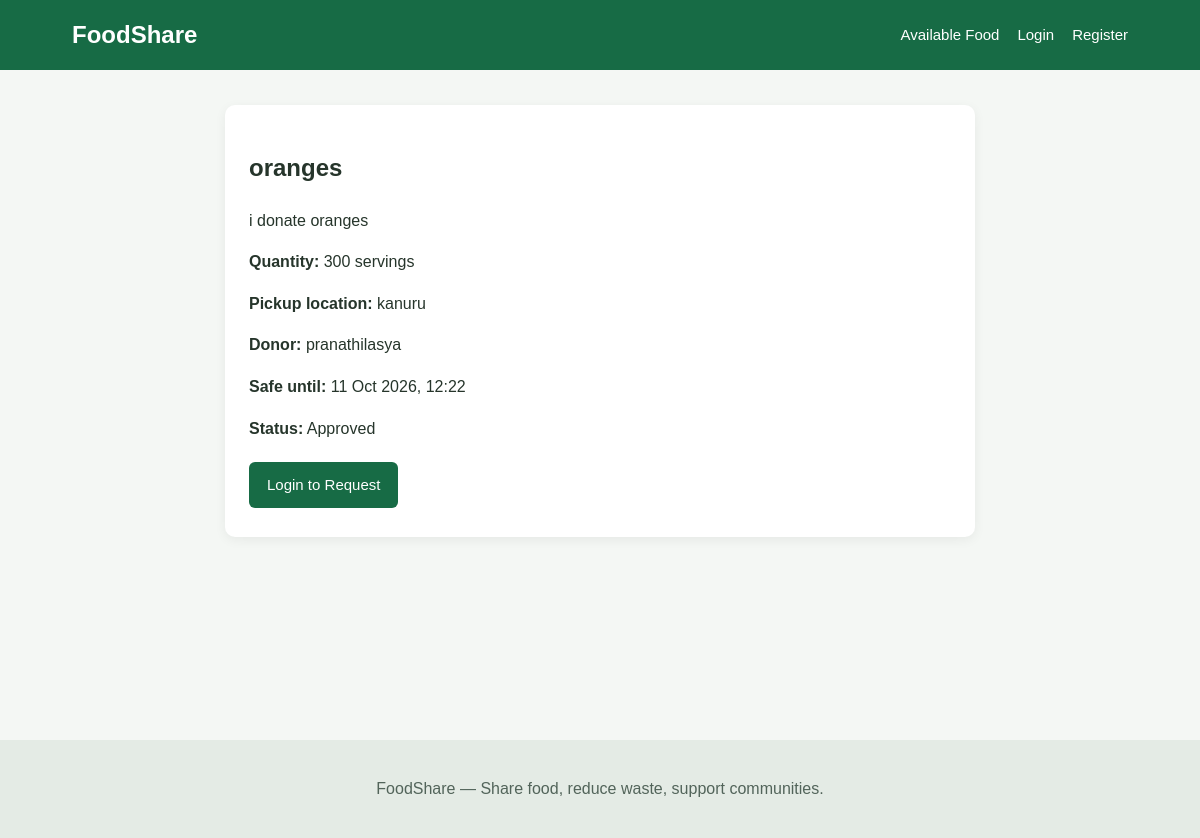
Page /donations/3/ on the committed database.
### donations/models.py (models this page shows, shortened)
class FoodDonation(models.Model):
    STATUS_CHOICES = [
        ("available", "Available"),
        ("requested", "Requested"),
        ("approved", "Approved"),
        ("collected", "Collected"),
        ("delivered", "Delivered"),
    ]
    donor = models.ForeignKey(
        settings.AUTH_USER_MODEL,
        on_delete=models.CASCADE,
        related_name="food_donations",
    )
    food_name = models.CharField(max_length=150)
    description = models.TextField()
    quantity = models.PositiveIntegerField(
        help_text="Quantity in servings"
    )
    pickup_location = models.CharField(max_length=255)
    safe_until = models.DateTimeField(
        help_text="Latest safe-consumption date and time"
    )
    created_at = models.DateTimeField(auto_now_add=True)
    status = models.CharField(
        max_length=12,
        choices=STATUS_CHOICES,
        default="available",
    )

### accounts/models.py (models this page shows, shortened)
class User(AbstractUser):
    ROLE_CHOICES = [
        ("donor", "Donor"),
        ("ngo", "NGO"),
    ]
    role = models.CharField(
        max_length=10,
        choices=ROLE_CHOICES,
        default="donor",
    )

### donations/views.py (the view)
# urls.py: path("<int:pk>/", views.food_detail, name="food_detail"),
def food_detail(request, pk):
    food = get_object_or_404(FoodDonation, pk=pk)
    return render(request, "donations/food_detail.html", {"food": food})

### templates/donations/food_detail.html (shortened to what this page needs)
{% extends "base.html" %}
{% block content %}
<article class="card detail-card">
    <h1>{{ food.food_name }}</h1>
    <p>{{ food.description }}</p>
    <p><strong>Quantity:</strong> {{ food.quantity }} servings</p>
    <p><strong>Pickup location:</strong> {{ food.pickup_location }}</p>
    <p><strong>Donor:</strong> {{ food.donor.username }}</p>
    <p><strong>Safe until:</strong> {{ food.safe_until|date:"d M Y, H:i" }}</p>
    <p><strong>Status:</strong> {{ food.get_status_display }}</p>
    {% if user.is_authenticated and user.role == "ngo" and food.status == "available" and food.is_still_safe %}
        <form method="post" action="{% url 'request_food' food.pk %}">
            {% csrf_token %}
            <button class="button" type="submit" data-confirm="Request this food donation?">
                Request Food
            </button>
        </form>
    {% elif not user.is_authenticated %}
        <a class="button" href="{% url 'login' %}">Login to Request</a>
    {% endif %}
</article>
{% endblock %}

### static/css/style.css (style rules this page uses)
* { box-sizing: border-box; }
body { margin: 0; font-family: Arial, sans-serif; background: #f4f7f4; color: #26352b; line-height: 1.6; }
.button { display: inline-block; padding: 11px 18px; background: #176b45; color: white; border: none; border-radius: 6px; text-decoration: none; cursor: pointer; font-size: 15px; margin: 5px 4px 5px 0; }
.card, .form-card { background: white; padding: 24px; border-radius: 10px; box-shadow: 0 3px 12px rgba(0, 0, 0, 0.06); overflow-wrap: anywhere; }
.detail-card { max-width: 750px; margin: auto; }

### rows in the picture
FoodDonation: food_name "oranges", description "i donate oranges", quantity "300", pickup_location "kanuru", donor.username "pranathilasya", safe_until "11 Oct 2026, 12:22", status "Approved"
